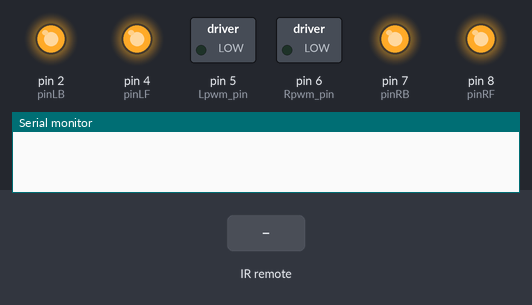
This sketch was run on a simulated Arduino Uno, built with avr-gcc and run on an emulated ATmega328P. On the bench: switched loads named in the sketch (green lamp = pin HIGH), output pins drawn as LEDs (lit = HIGH), the last lines printed to the serial monitor. The inputs (shaded band) are chosen by the test bench.

Above: at 1.2 s.
1.3 s: infrared code 0x00FF629D received
At 2.3 s:
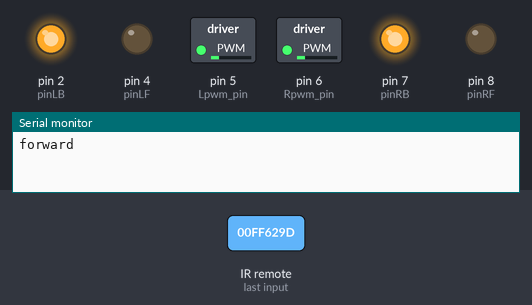
2.8 s: infrared code 0x00FFA857 received
At 3.4 s:
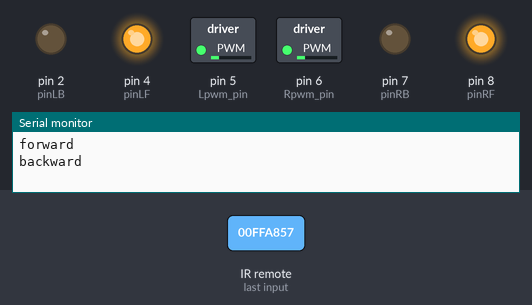
4.3 s: infrared code 0x00FF22DD received
At 4.6 s:
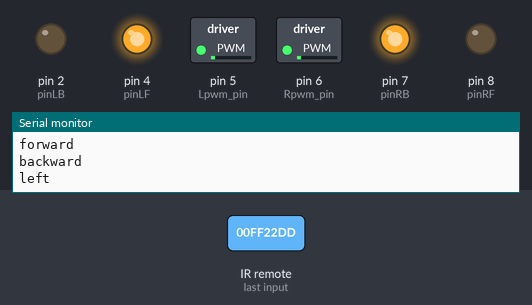
5.8 s: infrared code 0x00FFC23D received
At 6.9 s:
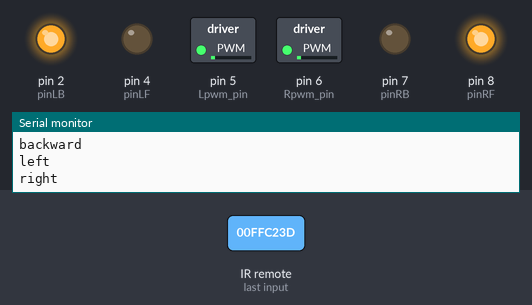
7.3 s: infrared code 0x00FF02FD received
At 8.1 s:
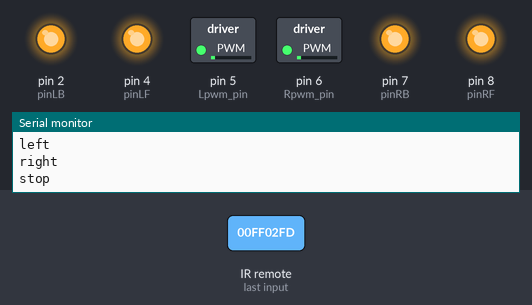
Timing chart, 0 to 9.8 s (numbered marks = the images above; inputs shaded):
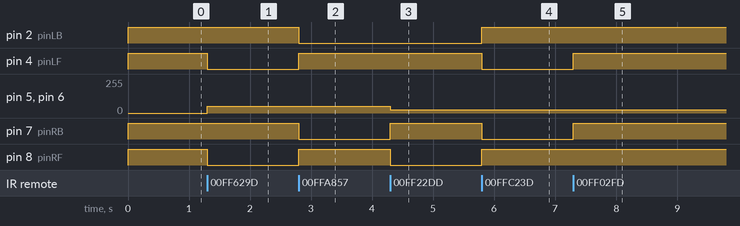

The sketch:

Custom_Rover_Code.ino
```cpp
#include <IRremote.h>
IRrecv irrecv(12);
decode_results results;

//initialise Ultrasonic sensor pins
#define TRIG_PIN A1
#define ECHO_PIN A0
int Ult_distance=0;

//IR values for buttons on remote
#define IR_Forward 0x00ff629d
#define IR_Backward 0x00ffa857
#define IR_Left 0x00ff22dd
#define IR_Right 0x00ffc23d
#define IR_Stop 0x00ff02fd

#define Lpwm_pin 5 //speed pin for left motor
#define Rpwm_pin 6 //speed pin for right motor

int pinLB=2; //pin for left back
int pinLF=4; //pin for left front
int pinRB=7; //pin for right rear
int pinRF=8; //pin for right front

float checkdistance()
{
  digitalWrite(TRIG_PIN, LOW);
  delayMicroseconds(2);
  digitalWrite(TRIG_PIN, HIGH);
  delayMicroseconds(10);
  digitalWrite(TRIG_PIN, LOW);
  float distance = pulseIn(ECHO_PIN, HIGH) / 58.00;
  delay(10);
  return distance;
}

void forward(unsigned char speed) //speed 0-255
{
     digitalWrite(pinRB,HIGH);
     digitalWrite(pinRF,LOW );
     digitalWrite(pinLB,HIGH);
     digitalWrite(pinLF,LOW);
     analogWrite(Lpwm_pin,speed);
     analogWrite(Rpwm_pin,speed);
}

void backward(unsigned char speed)  //speed 0-255
{
     digitalWrite(pinRB,LOW);
     digitalWrite(pinRF,HIGH);
     digitalWrite(pinLB,LOW);
     digitalWrite(pinLF,HIGH);
     analogWrite(Lpwm_pin,speed);
     analogWrite(Rpwm_pin,speed);
}

void left(unsigned char speed)  //speed 0-255
{
     digitalWrite(pinRB,HIGH);
     digitalWrite(pinRF,LOW );
     digitalWrite(pinLB,LOW);
     digitalWrite(pinLF,HIGH);
     analogWrite(Lpwm_pin,speed);
     analogWrite(Rpwm_pin,speed);
}

void right(unsigned char speed) //speed 0-255
{
     digitalWrite(pinRB,LOW);
     digitalWrite(pinRF,HIGH);
     digitalWrite(pinLB,HIGH);
     digitalWrite(pinLF,LOW);
     analogWrite(Lpwm_pin,speed);
     analogWrite(Rpwm_pin,speed);
}

void stopp()  //stop
{
     digitalWrite(pinRB,HIGH);
     digitalWrite(pinRF,HIGH);
     digitalWrite(pinLB,HIGH);
     digitalWrite(pinLF,HIGH);
}

void IR_Control(void)
{
   unsigned long Key;
   if(irrecv.decode(&results)) //judging if serial port receives data
 {
     Key = results.value;
    switch(Key)
     {
       case IR_Forward:forward(50);
       Serial.println("forward"); //Make rover go forwards
       break;
       case IR_Backward:backward(50);
       Serial.println("backward");  //Make rover go backwards
       break;
       case IR_Left:left(25);
       Serial.println("left"); //Turn rover Left
       break;
       case IR_Right:right(25);
       Serial.println("right");  //Turn rover Right
       break;
       case IR_Stop:stopp();
       Serial.println("stop"); //Stop rover
       break;
       default:
       break;
     }
     irrecv.resume(); // Receive the next value
    }
}

void setup()
{
  //initialise all pins
   pinMode(pinLB,OUTPUT);
   pinMode(pinLF,OUTPUT);
   pinMode(pinRB,OUTPUT);
   pinMode(pinRF,OUTPUT);
   pinMode(Lpwm_pin,OUTPUT);
   pinMode(Rpwm_pin,OUTPUT);

   pinMode(TRIG_PIN, OUTPUT);
   pinMode(ECHO_PIN, INPUT);

   //enable IR reciever
   irrecv.enableIRIn();

   //initialising serial port at 9600
   Serial.begin(9600);

   //make sure all motors are stopped
   stopp();
}

void loop()
{
  //Ult_distance = checkdistance();
  //Serial.print("Distance:");
  //Serial.print(Ult_distance);
  //Serial.println("CM");

  IR_Control();
}
```

Measured:
- after the input at 1.3 s, pin 4 (pinLF), pin 8 (pinRF): HIGH → LOW at once; pin 5 (Lpwm_pin), pin 6 (Rpwm_pin): 0/255 → 50/255 at once
- after the input at 2.8 s, pin 2 (pinLB), pin 7 (pinRB): HIGH → LOW at once; pin 4 (pinLF), pin 8 (pinRF): LOW → HIGH at once
- after the input at 4.3 s, pin 5 (Lpwm_pin), pin 6 (Rpwm_pin): 50/255 → 25/255 at once; pin 7 (pinRB): LOW → HIGH at once; pin 8 (pinRF): HIGH → LOW at once
- after the input at 5.8 s, pin 2 (pinLB), pin 8 (pinRF): LOW → HIGH at once; pin 4 (pinLF), pin 7 (pinRB): HIGH → LOW at once
- after the input at 7.3 s, pin 4 (pinLF), pin 7 (pinRB): LOW → HIGH at once
